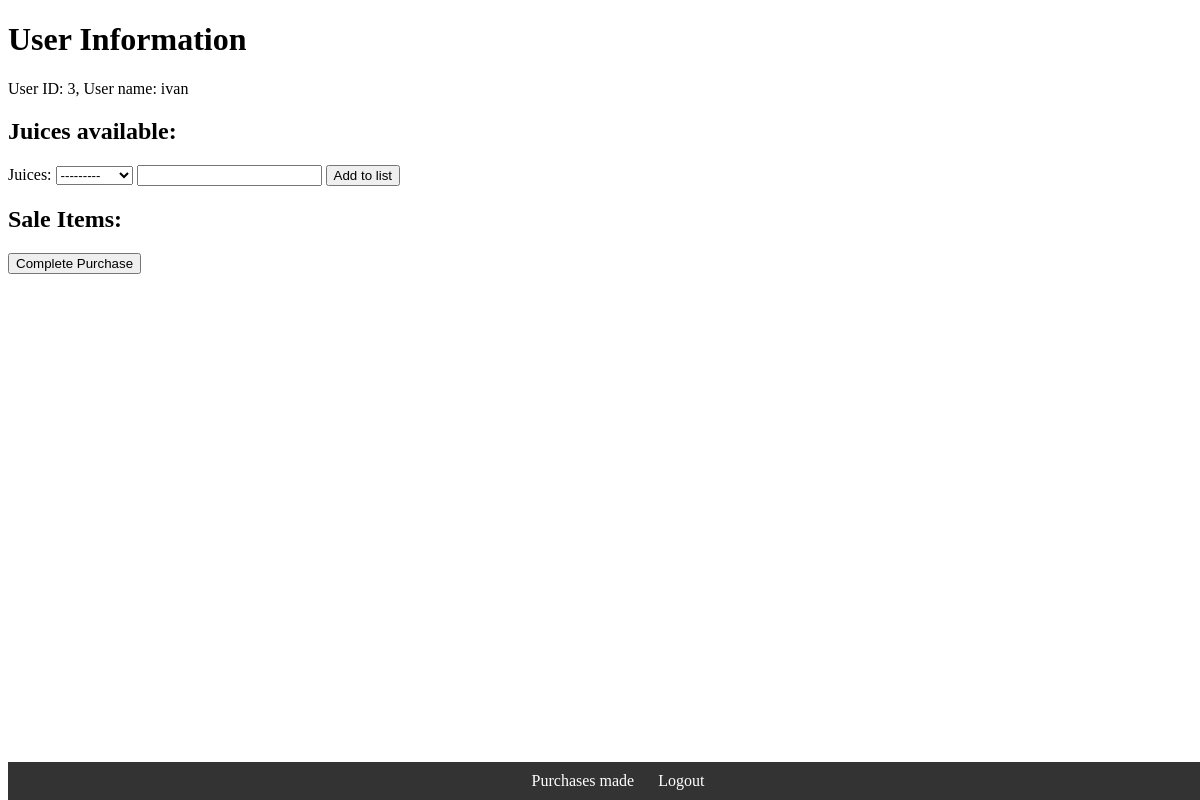
The page /juiceapp/purchase/ (signed in) on the database as committed earlier.
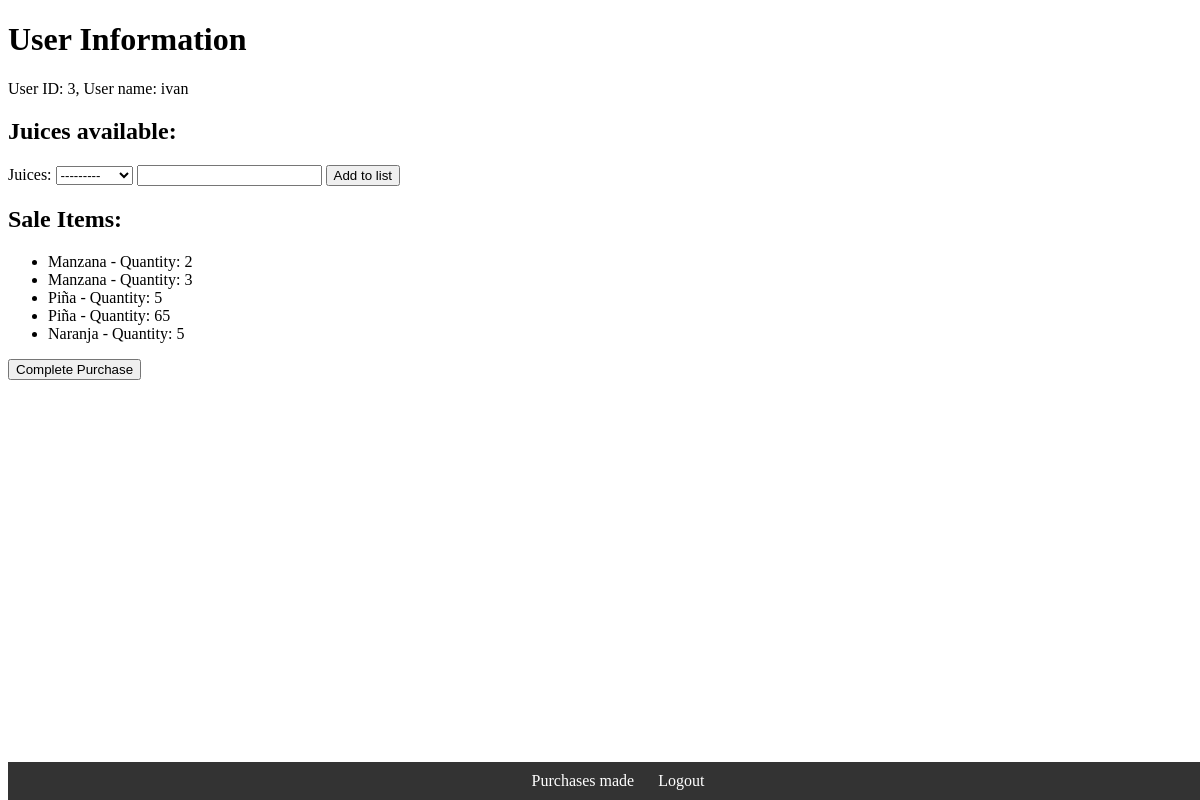
The same page on the database as committed later.
### juiceapp/models.py (models this page shows)
class SaleItem(models.Model):
    sale = models.ForeignKey(Sale, on_delete=models.CASCADE)
    juice = models.ForeignKey(Juice, on_delete=models.CASCADE)
    quantity = models.IntegerField(default=1)

class Juice(models.Model):
    name = models.CharField(max_length=128, unique=True)
    price = models.IntegerField()
    def __str__(self):
        return self.name

### juiceapp/views.py (the view, shortened to what this page needs)
# urls.py: path('juiceapp/purchase/', views.Purchase.as_view(), name='purchase'),
class Purchase(LoginRequiredMixin, View):
    def get(self, request):
        user = request.user
        sale = Sale.objects.filter(client=user, is_completed=False).last()
        if sale is None:
            sale = Sale.objects.create(client=user)
        content = {
            'user_id': user.id,
            'user_name': user.username,
            'form': JuiceForm(),
            'sale': sale
        }
        return render(request, 'purchase.html', content)

### juiceapp/forms.py
class JuiceForm(forms.Form):
    juices = forms.ModelChoiceField(queryset=Juice.objects.all())

### juiceapp/templates/purchase.html (shortened to what this page needs)
{% extends "base.html" %}
{% block content %}
  <h2>Juices available:</h2>
  <form method="POST">
    {{ form }}
    <input type="number" name="quantity">
    <button type="submit">Add to list</button>
  </form>
  <h2>Sale Items:</h2>
  <ul>
    {% for sale_item in sale.saleitem_set.all %}
    <li>{{ sale_item.juice.name }} - Quantity: {{ sale_item.quantity }}</li>
    {% endfor %}
  </ul>
  <form action="{% url 'juiceapp:complete_purchase' %}" method="PUT">
    <button type="submit">Complete Purchase</button>
  </form>
{% endblock %}
{% block footer %}
  <a href="/juiceapp/bills">Purchases made</a>
  {{ block.super }}
{% endblock %}

### juiceapp/templates/base.html (shortened to what this page needs)
<!DOCTYPE html>
<html>
    <head>
    </head>
<body>
    {% if user.is_authenticated %}
        <header>
            <h1>User Information</h1>
        <span>User ID: {{ user.id }}, </span><span>User name: {{ user.username }}</span>
        </header>
    {% else %}
    <header>
        <h3>Test User</h3><span>User name: usertest, </span><span>Password: Chocolate0123</span>
        </header>
    {% endif %}
    <main>
        {% block content %}
        {% endblock %}
    </main>
    <footer>
        {% block footer %}
            {% if user.is_authenticated %}
                <a href="/juiceapp/logout">Logout</a>
            {% endif %}
        {% endblock %}
    </footer>
</body>
</html>

### juiceapp/templates/base.html (style rules this page uses)
footer { position: fixed; bottom: 0; width: 100%; background-color: #333; color: #fff; text-align: center; padding: 10px; }
footer a { color: #fff; text-decoration: none; margin: 10px; }

Rows that differ between the two databases and show on the page:
added SaleItem: juice.name "Manzana", quantity "2"
added SaleItem: juice.name "Manzana", quantity "3"
added SaleItem: juice.name "Piña", quantity "5"
added SaleItem: juice.name "Piña", quantity "65"
added SaleItem: juice.name "Naranja", quantity "5"
